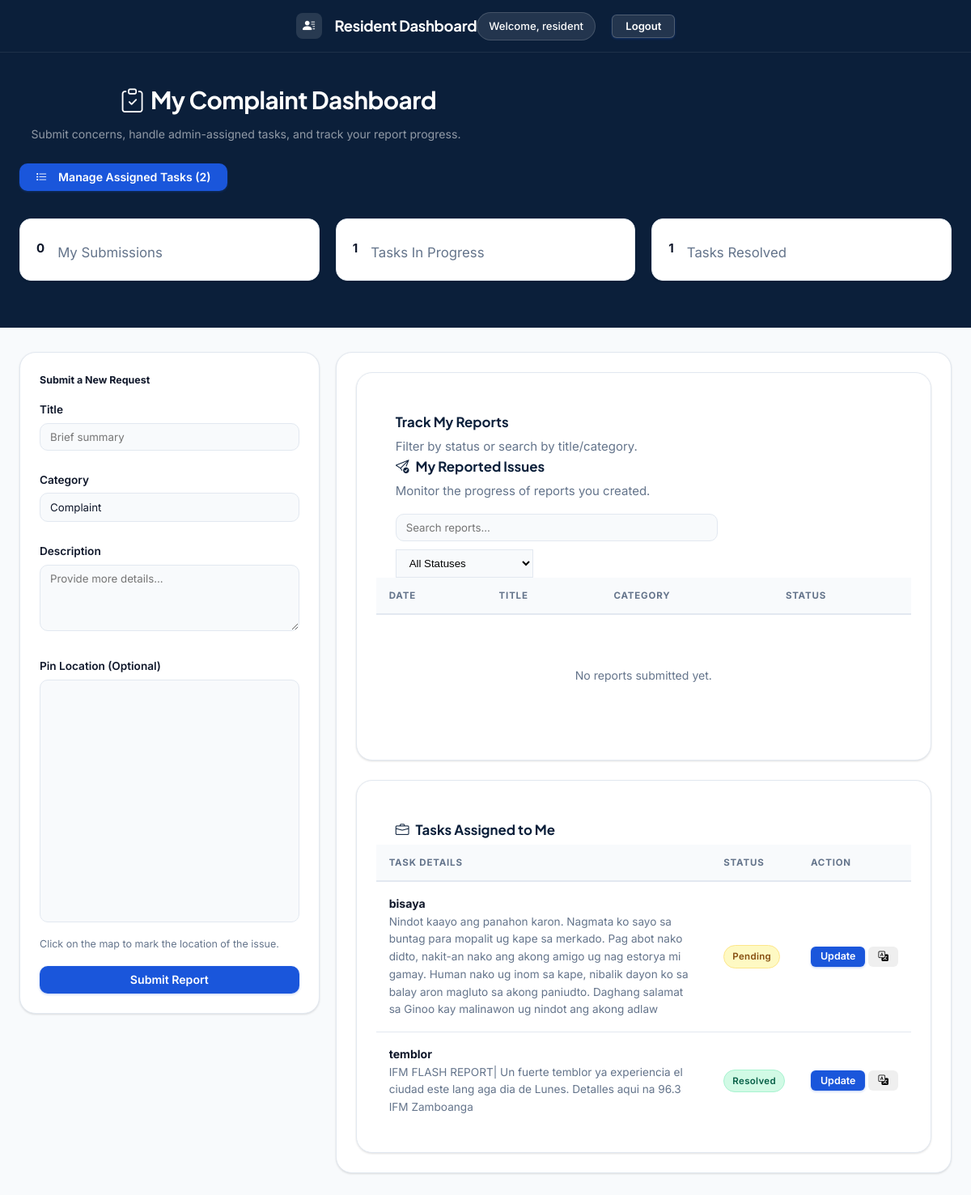
/user_dashboard.php (signed in), run on the app's committed database.
### tables this page shows
CREATE TABLE `reports` (
  `id` int(11) NOT NULL,
  `user_id` int(11) DEFAULT NULL,
  `assigned_to` int(11) DEFAULT NULL,
  `title` varchar(255) NOT NULL,
  `category` enum('Complaint','Concern','Service Request') NOT NULL,
  `description` text NOT NULL,
  `status` enum('Pending','Ongoing','Resolved') DEFAULT 'Pending',
  `created_at` timestamp NOT NULL DEFAULT current_timestamp(),
  `latitude` decimal(10,8) DEFAULT NULL,
  `longitude` decimal(11,8) DEFAULT NULL,
  `ai_emotion` varchar(50) DEFAULT NULL,
  `ai_polarity` varchar(50) DEFAULT NULL,
  `ai_summary` text DEFAULT NULL,
  `ai_severity` varchar(50) DEFAULT NULL,
  `ai_polarity_score` float DEFAULT 0,
  `ai_subjectivity_score` float DEFAULT 0
);

### user_dashboard.php (the view, shortened to what this page needs)
<?php
require 'db.php';
$stmt = $pdo->prepare("SELECT * FROM reports WHERE user_id = ? ORDER BY created_at DESC");
$stmt->execute([$_SESSION['user_id']]);
$reports = $stmt->fetchAll();
$assigned_stmt = $pdo->prepare("
    SELECT reports.*, users.username AS submitter_name
    FROM reports
    LEFT JOIN users ON reports.user_id = users.id
    WHERE reports.assigned_to = ?
    ORDER BY reports.created_at DESC
");
$assigned_stmt->execute([$_SESSION['user_id']]);
$assigned_tasks = $assigned_stmt->fetchAll();
?>
<!DOCTYPE html>
<html lang="en">
<head>
    <link rel="stylesheet" href="style.css">
    <link rel="stylesheet" href="https://cdn.jsdelivr.net/npm/bootstrap-icons@1.11.1/font/bootstrap-icons.css">
    <link href="https://cdn.maptiler.com/maptiler-sdk-js/v2.0.3/maptiler-sdk.css" rel="stylesheet" />
</head>
<body>
<nav class="navbar admin-topbar">
    <div class="container">
        <a class="navbar-brand admin-brand" href="#"><i class="bi bi-person-lines-fill me-2"></i>Resident Dashboard</a>
        <div class="ms-auto">
            <span class="me-3 admin-user-chip">Welcome, <?php echo htmlspecialchars($_SESSION['username']); ?></span>
            <a href="logout.php" class="btn btn-fb-primary btn-compact">Logout</a>
        </div>
    </div>
</nav>
<div class="hero-section admin-hero-section">
    <div class="container">
        <div class="admin-heading">
            <h1 class="fw-bold mb-2"><i class="bi bi-clipboard-check me-2"></i>My Complaint Dashboard</h1>
            <p>Submit concerns, handle admin-assigned tasks, and track your report progress.</p>
        </div>
        <div class="mb-4">
            <button class="btn btn-fb-primary fw-bold px-4" onclick="toggleModal('assignedTasksModal')"><i class="bi bi-list-task me-2"></i>Manage Assigned Tasks (<?php echo count($assigned_tasks); ?>)</button>
        </div>
        <div class="row admin-stat-grid admin-stat-grid-wide">
            <div class="col-lg-4 col-md-6">
                <div class="card-fb text-center p-4 admin-stat-card admin-stat-total">
                    <div class="fs-3 fw-bold text-primary mb-1"><?php echo count($reports); ?></div>
                    <p class="text-muted mb-0 small">My Submissions</p>
                </div>
            </div>
            <div class="col-lg-4 col-md-6">
                <div class="card-fb text-center p-4 admin-stat-card admin-stat-pending">
                    <div class="fs-3 fw-bold text-primary mb-1"><?php echo count(array_filter($assigned_tasks, fn($r) => $r['status'] !== 'Resolved')); ?></div>
                    <p class="text-muted mb-0 small">Tasks In Progress</p>
                </div>
            </div>
            <div class="col-lg-4 col-md-6">
                <div class="card-fb text-center p-4 admin-stat-card admin-stat-resolved">
                    <div class="fs-3 fw-bold text-dark mb-1"><?php echo count(array_filter($assigned_tasks, fn($r) => $r['status'] === 'Resolved')); ?></div>
                    <p class="text-muted mb-0 small">Tasks Resolved</p>
                </div>
            </div>
        </div>
    </div>
</div>
<div class="container user-dashboard-content">
    <div class="row">
        <div class="col-lg-4">
            <div class="card p-4 admin-table-card">
                <h5 class="fw-bold mb-3">Submit a New Request</h5>
                <form action="submit_report.php" method="POST">
                    <div class="mb-3">
                        <label class="form-label small fw-bold">Title</label>
                        <input type="text" name="title" class="form-control dashboard-form-control" placeholder="Brief summary" required>
                    </div>
                    <div class="mb-3">
                        <label class="form-label small fw-bold">Category</label>
                        <select name="category" class="form-select dashboard-form-select" required>
                            <option value="Complaint">Complaint</option>
                        </select>
                    </div>
                    <div class="mb-3">
                        <label class="form-label small fw-bold">Description</label>
                        <textarea name="description" class="form-control dashboard-form-control" rows="4" placeholder="Provide more details..." required></textarea>
                    </div>
                    <div class="mb-3">
                        <label class="form-label small fw-bold">Pin Location (Optional)</label>
                        <div id="map" class="user-map"></div>
                        <small class="text-muted">Click on the map to mark the location of the issue.</small>
                    </div>
                    <button type="submit" class="btn btn-fb-primary w-100 fw-bold">Submit Report</button>
                </form>
            </div>
        </div>
        <div class="col-lg-8">
            <div class="card p-4 admin-table-card">
            <div class="card p-4 admin-table-card mb-4">
                <div class="admin-table-toolbar">
                    <div>
                        <h5 class="fw-bold mb-1">Track My Reports</h5>
                        <p class="text-muted mb-0">Filter by status or search by title/category.</p>
                        <h5 class="fw-bold mb-1"><i class="bi bi-send-check me-2"></i>My Reported Issues</h5>
                        <p class="text-muted mb-0">Monitor the progress of reports you created.</p>
                    </div>
                    <div class="user-report-toolbar">
                        <input
                            type="text"
                            id="reportSearch"
                            class="form-control dashboard-form-control user-report-search"
                            placeholder="Search reports..."
                        >
                        <select id="userStatusFilter" class="dashboard-form-select user-report-filter">
                            <option value="">All Statuses</option>
                        </select>
                    </div>
                </div>
                <div class="table-responsive">
                    <table>
                        <thead>
                            <tr>
                                <th>Date</th>
                                <th>Title</th>
                                <th>Category</th>
                                <th>Status</th>
                            </tr>
                        </thead>
                        <tbody id="userReportsBody">
                            <?php if (empty($reports)): ?>
                                <tr>
                                    <td colspan="4" class="text-center text-muted admin-empty-cell">No reports submitted yet.</td>
                                </tr>
                            <?php endif; ?>
                        </tbody>
                    </table>
                </div>
            </div>
            <div class="card p-4 admin-table-card">
                <div class="admin-table-toolbar">
                    <h5 class="fw-bold mb-1"><i class="bi bi-briefcase me-2"></i>Tasks Assigned to Me</h5>
                </div>
                <div class="table-responsive">
                    <table class="table align-middle">
                        <thead class="table-light">
                            <tr>
                                <th>Task Details</th>
                                <th>Status</th>
                                <th>Action</th>
                            </tr>
                        </thead>
                        <tbody>
                            <?php if (empty($assigned_tasks)): ?>
                                <tr><td colspan="3" class="text-center text-muted py-4">No tasks currently assigned to you.</td></tr>
                            <?php else: ?>
                                <?php foreach ($assigned_tasks as $task): ?>
                                <tr>
                                    <td>
                                        <div class="fw-bold"><?php echo htmlspecialchars($task['title']); ?></div>
                                        <p class="small text-muted mb-0"><?php echo htmlspecialchars($task['description']); ?></p>
                                    </td>
                                    <td>
                                        <span class="badge status-<?php echo strtolower($task['status']); ?>">
                                            <?php echo $task['status']; ?>
                                        </span>
                                    </td>
                                    <td>
                                        <div class="d-flex gap-1">
                                            <button class="btn btn-sm btn-fb-primary py-1 px-3" type="button" onclick="openResidentTaskStatusModal(<?php echo (int)$task['id']; ?>, '<?php echo addslashes($task['status']); ?>')">Update</button>
                                            <?php if (!empty($task['ai_summary'])): ?>
                                                <button type="button" class="btn btn-sm btn-outline-success py-1 px-2"
                                                        onclick="openAiSummaryModal(this)"
                                                        data-title="<?php echo htmlspecialchars($task['title']); ?>"
                                                        data-summary="<?php echo htmlspecialchars($task['ai_summary']); ?>">
                                                    <i class="bi bi-translate"></i>
                                                </button>
                                            <?php endif; ?>
                                        </div>
                                            </div>
                                        </div>
                                <?php endforeach; ?>
                            <?php endif; ?>
                </div>
            </div>
</body>
</html>

### data on the page
reports: title "bisaya", description "Nindot kaayo ang panahon karon. Nagmata ko sayo sa buntag para mopalit ug kape sa merkado. Pag abot nako didto, nakit-an nako ang akong amigo ug nag estorya mi gamay. Human nako ug inom sa kape, nibalik dayon ko sa balay aron magluto sa akong paniudto. Daghang salamat sa Ginoo kay malinawon ug nindot ang akong adlaw", status "Pending"
reports: title "temblor", description "IFM FLASH REPORT| Un fuerte temblor ya experiencia el ciudad este lang aga dia de Lunes. Detalles aqui na 96.3 IFM Zamboanga", status "Resolved"

### other printed values
$_SESSION['username'] "resident"
count($assigned_tasks) "2"
count($reports) "0"
